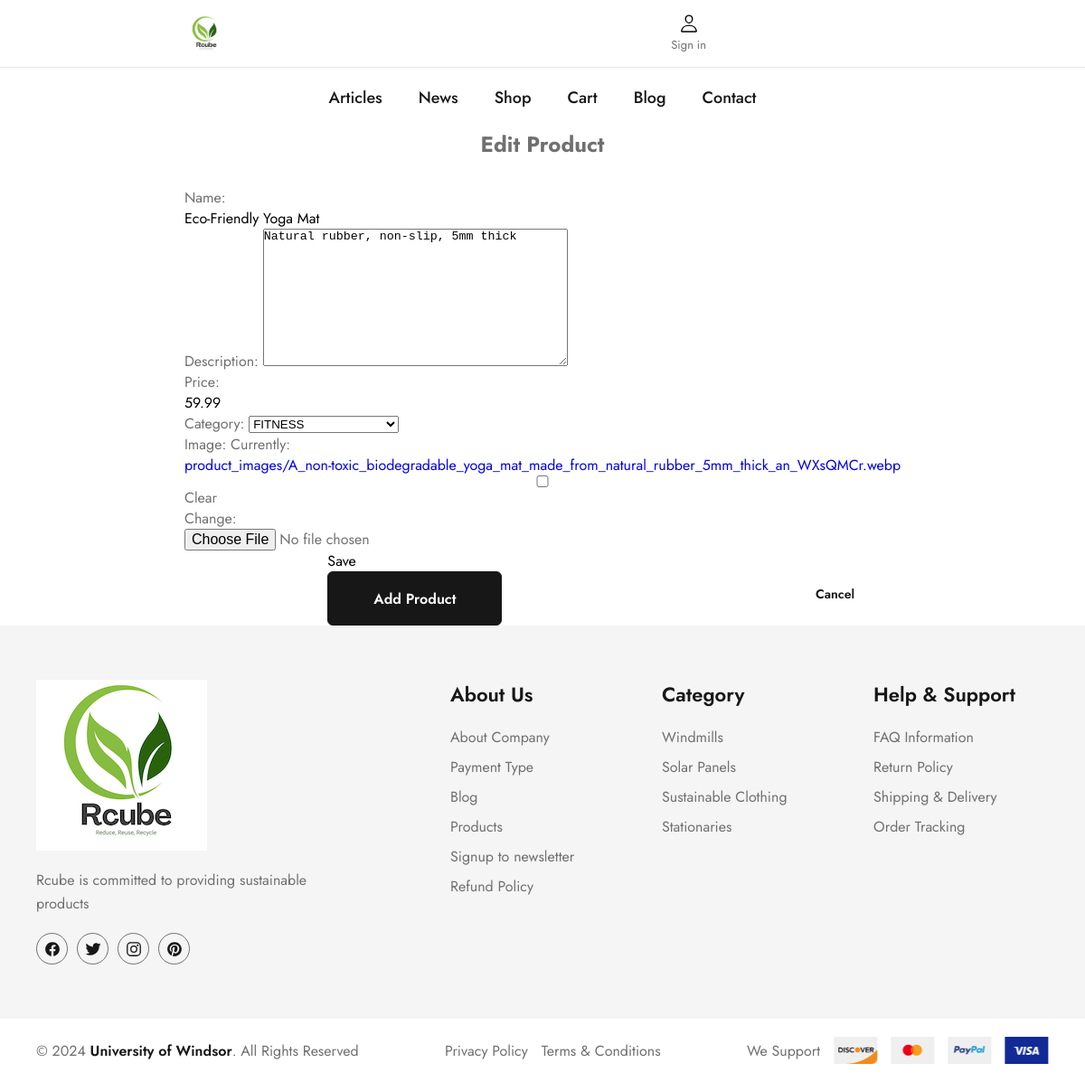
Screenshot of /edit_product/16/ with the database file from the repository.
### usersApp/models.py (models this page shows, shortened)
class Product(models.Model):
    name = models.CharField(max_length=100)
    description = models.TextField(blank=True)
    price = models.DecimalField(max_digits=10, decimal_places=2)
    category = models.ForeignKey(Category, on_delete=models.CASCADE)
    image = models.ImageField(upload_to='product_images/', blank=True, null=True)

class Category(models.Model):
    name = models.CharField(max_length=100, unique=True)
    description = models.TextField(blank=True)
    def __str__(self):
        return self.name

### usersApp/views.py (the view)
# urls.py: path('edit_product/<int:product_id>/', views.edit_product, name='edit_product'),
def edit_product(request, product_id):
    product = get_object_or_404(Product, id=product_id)
    if request.method == 'POST':
        form = ProductForm(request.POST, request.FILES, instance=product)
        if form.is_valid():
            form.save()
            return redirect('list_products')
    else:
        form = ProductForm(instance=product)
    return render(request, 'edit_product.html', {'form': form})

### usersApp/forms.py
class ProductForm(forms.ModelForm):
    class Meta:
        model = Product
        fields = ['name', 'description', 'price', 'category', 'image']

### usersApp/templates/edit_product.html (shortened to what this page needs)
{% extends "rcube-green-ecom/base.html" %}
{% block content %}
<div class="container">
    <h2 class="section-title">Edit Product</h2>
    <div style="display: flex; justify-content: center;">
      <form method="post" enctype="multipart/form-data">
        {{ form.as_p }}
        <button type="submit">Save</button>
        <div class="button-group" style="display: flex; justify-content: space-between;">
                    <button type="submit" class="btn btn-success">Add Product</button>
                    <a href="{% url 'list_products' %}" class="btn btn-secondary" style="font-size: 0.875em;">Cancel</a>
        </div>
      </form>
    </div>
</div>
{% endblock %}

### static/css/style.css (style rules this page uses)
:root { --middle-blue-green: hsl(176, 35%, 63%); --sonic-silver: hsl(0, 0%, 44%); --eerie-black: hsl(0, 0%, 9%); --ocean-green: hsl(148, 45%, 58%); --candy-pink: hsl(356, 65%, 63%); --cultured: hsl(0, 0%, 96%); --white: hsl(0, 0%, 100%); --black: hsl(0, 0%, 0%); --ff-jost: "Jost", sans-serif; --fs-1: 2.5rem; --fs-2: 1.75rem; --fs-3: 1.625rem; --fs-4: 1.5rem; --fs-5: 1.375rem; --fs-6: 1.25rem; --fs-7: 1.125rem; --fs-8: 0.938rem; --fs-9: 0.875rem; --fs-10: 0.813rem; --fw-500: 500; --fw-600: 600; --transition-1: 0.25s ease; --transition-2: 0.75s ease; --cubic-out: cubic-bezier(0.51, 0.03, 0.64, 0.28); --cubic-in: cubic-bezier(0.33, 0.85, 0.56, 1.02); --section-padding: 60px; }
*, *::before, *::after { margin: 0; padding: 0; box-sizing: border-box; }
a { text-decoration: none; }
a, img, span, input, button, ion-icon { display: block; }
input, button { background: none; border: none; font: inherit; }
button { text-align: left; cursor: pointer; margin-left:20%; }
input { width: 100%; outline-color: var(--middle-blue-green); }
html { font-family: var(--ff-jost); color: var(--sonic-silver); scroll-behavior: smooth; }
body { background: var(--white); padding-block: 70px; }
.container { padding-inline: 15px; }
a, button { transition: var(--transition-1); }
.btn { background: var(--background, var(--eerie-black)); color: var(--color, var(--white)); font-weight: var(--fw-600); height: var(--height, 60px); padding-inline: 50px; border: 1px solid var(--border-color, var(--eerie-black)); border-radius: 6px; display: flex; justify-content: center; align-items: center; }
.btn-secondary { --height: 50px; --background: var(--white); --color: var(--eerie-black); --border-color: var(--white); }
.section-title { text-align: center; margin-bottom: 30px; }
@media (min-width: 480px) { :root { --fs-1: 3rem; --fs-2: 2rem; } }
@media (min-width: 580px) { :root { --fs-1: 3.75rem; --fs-2: 2.375rem; --fs-3: 2.25rem; } }
@media (min-width: 580px) { .container { max-width: 550px; margin-inline: auto; } }
@media (min-width: 768px) { .container { max-width: 700px; } }
@media (min-width: 992px) { :root { --fs-1: 5rem; } }
@media (min-width: 992px) { body { padding-block: 0; } }
@media (min-width: 992px) { .container { max-width: 950px; } }

### rows the page displays
Product: name "Eco-Friendly Yoga Mat", description "Natural rubber, non-slip, 5mm thick", price "59.99", category "FITNESS"
